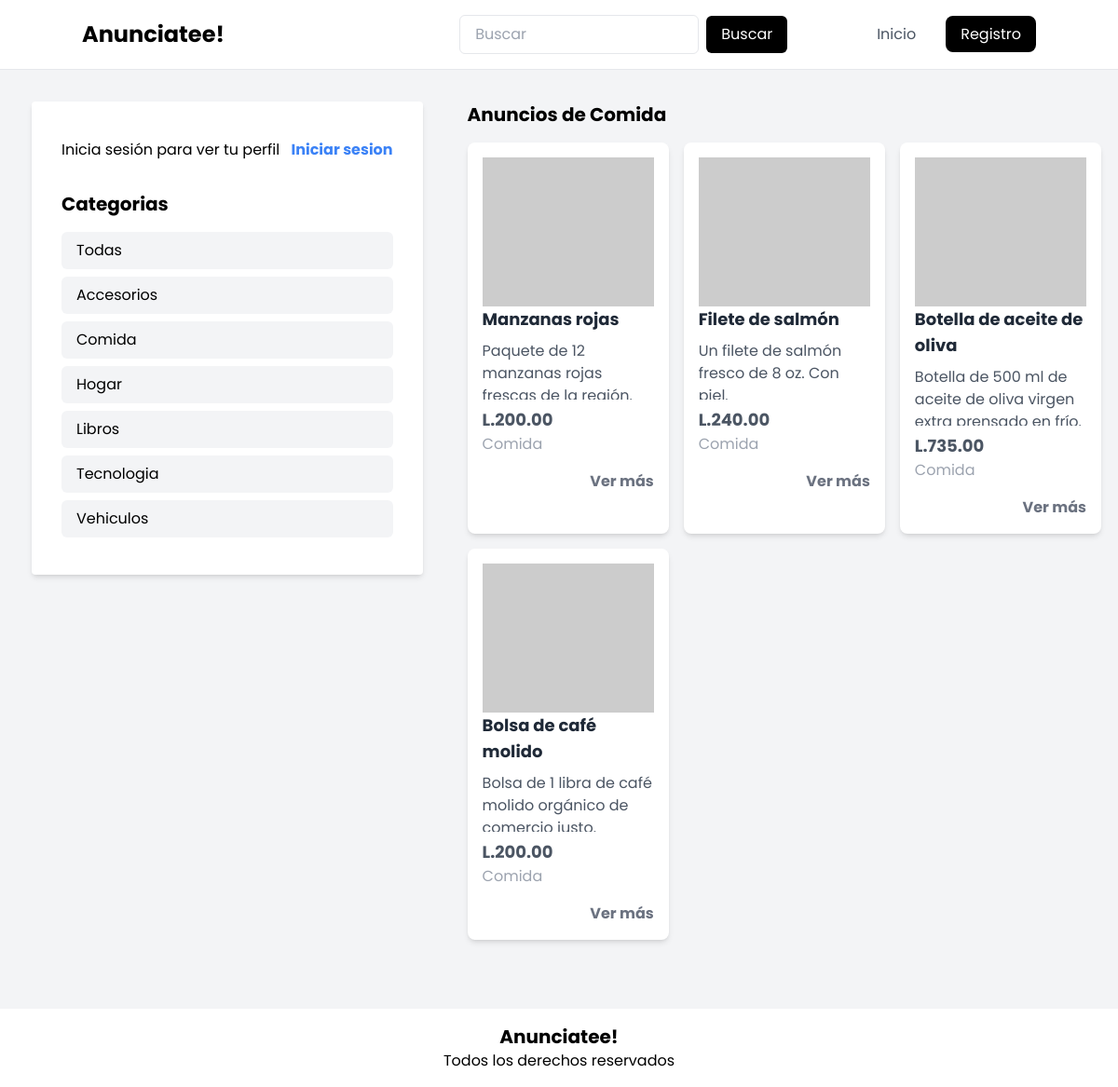
Page /index.php?category=Comida on the committed database.
### tables this page shows
CREATE TABLE `categories` (
  `id` int(11) NOT NULL,
  `name` varchar(20) NOT NULL
);

CREATE TABLE `advertisement` (
  `id` int(11) NOT NULL,
  `title` varchar(255) NOT NULL,
  `description` text NOT NULL,
  `price` decimal(10,2) NOT NULL,
  `user_id` int(11) NOT NULL,
  `category_id` int(11) NOT NULL
);

### config/database.php (called while the page is built)
<?php
class Database
{
    private $host = 'localhost';
    private $user = 'root';
    private $password = '';
    private $database = 'ddigital';
    public $connection;
    public function __construct()
    {
        try {
            $this->connection = new PDO("mysql:host=$this->host;dbname=$this->database", $this->user, $this->password);
            $this->connection->setAttribute(PDO::ATTR_ERRMODE, PDO::ERRMODE_EXCEPTION);
        } catch (PDOException $e) {
            echo "Connection failed: " . $e->getMessage();
        }
    }
    public function getConnection()
    {
        return $this->connection;
    }
}

### models/Category.php (called while the page is built)
<?php
include_once './config/database.php';
class Category{
    private $connection;
    public function __construct($db){
        $this->connection = $db;
    }
    public function getAllCategories(){
        try{
            $query = "SELECT * FROM categories";
            $stmt = $this->connection->prepare($query);
            $stmt->execute();
            $categories = $stmt->fetchAll(PDO::FETCH_ASSOC);
            return $categories;
        }catch(PDOException $e){
            echo "Error: " . $e->getMessage();
        }
    }
   public function getCategoryIdByName($name){
        try{
            $query = "SELECT id FROM categories WHERE name = :name";
            $stmt = $this->connection->prepare($query);
            $stmt->bindParam(':name', $name);
            $stmt->execute();
            $category = $stmt->fetch(PDO::FETCH_ASSOC);
            return $category['id'];
        }catch(PDOException $e){
            echo "Error: " . $e->getMessage();
        }
   }
    public function getCategoryNameById($id){
        try{
            $query = "SELECT name FROM categories WHERE id = :id";
            $stmt = $this->connection->prepare($query);
            $stmt->bindParam(':id', $id);
            $stmt->execute();
            $category = $stmt->fetch(PDO::FETCH_ASSOC);
            return $category['name'];
        }catch(PDOException $e){
            echo "Error: " . $e->getMessage();
        }
    }
}

### models/Advertisement.php (called while the page is built, shortened)
<?php
class Advertisement {
    private $connection;
    public function __construct($db) {
        $this->connection = $db;
    }
    public function getAdvertisementsByCategory($categoryId){
        try{
            $query = "SELECT * FROM advertisement WHERE category_id = :category_id";
            $stmt = $this->connection->prepare($query);
            $stmt->bindParam(':category_id', $categoryId);
            $stmt->execute();
            $advertisements = $stmt->fetchAll(PDO::FETCH_ASSOC);
            return $advertisements;
        }catch(PDOException $e){
            echo "Error: " . $e->getMessage();
        }
    }
}

### components/card.php (the view)
<?php
include_once './config/database.php';
include_once './models/Category.php';
function renderCard($anuncio)
{
    try {
        $db = new Database();
        $category = new Category($db->getConnection());
        $category_name = $category->getCategoryNameById($anuncio['category_id']);
        echo ' <div class="p-4 bg-white rounded-lg overflow-hidden shadow-md">
    <img class="h-40 w-full object-cover" src="https://picsum.photos/200/300?random='.$anuncio['id'].'" alt="Imagen del anuncio">
    <h2 class="text-gray-800 text-lg font-bold mb-2">' . $anuncio['title'] . '</h2>
    <p class="text-gray-600 text-base mb-2 overflow-hidden h-16" id="description">' . $anuncio['description'] . '</p>
    <span class="text-gray-600 font-bold text-lg mb-4">L.' . $anuncio['price'] . '</span>
    <p class="text-gray-400 text-base mb-4">' . $category_name . '</p>
    <div class="flex justify-end">
        <a href="anuncio.php?id='.$anuncio['id'].'" class="text-gray-500 font-bold hover:text-gray-700">Ver más</a>
    </div>
    </div>';
    } catch (PDOException $e) {
        echo "Error: " . $e->getMessage();
    }
}

### components/categories.php
<h4 class="text-xl font-bold text-black mb-4">Categorias</h4>
<a href="./controllers/category_controller.php?category=all" class="bg-gray-100 hover:bg-gray-200 mb-2 px-4 py-2 rounded-md">Todas</a>
<?php
include_once './config/database.php';
include_once './models/Category.php';
try {
    $db = new Database();
    $category = new Category($db->getConnection());
    $categories = $category->getAllCategories();
    foreach ($categories as $category) {
        echo "<a href='./controllers/category_controller.php?category=" . $category['name'] .
            "' class='bg-gray-100 hover:bg-gray-200 mb-2 px-4 py-2 rounded-md'>" . $category['name'] . "</a>";
    }
} catch (PDOException $e) {
    echo "Error: " . $e->getMessage();
}
?>

### controllers/index_controller.php (shortened to what this page needs)
<?php
include_once './config/database.php';
include_once './models/Advertisement.php';
include_once './models/Category.php';
include_once './components/card.php';
function renderAdvertisements(){
    try{
        $db = new Database();
        $advertisement = new Advertisement($db->getConnection());
        $category = new Category($db->getConnection());
        if(isset($_GET['category']) and $_GET['category'] != 'all'){
            $category_id = $category->getCategoryIdByName($_GET['category']);
            $advertisements = $advertisement->getAdvertisementsByCategory($category_id);
            foreach($advertisements as $anuncio){
                renderCard($anuncio);
            }
        }else if((!isset($_GET['category']) or $_GET['category'] == 'all') and (!isset($_GET['search']) or $_GET['search'] == '')){
            $advertisements = $advertisement->getLastAdvertisements();
            foreach($advertisements as $anuncio){
                renderCard($anuncio);
            }
        }
    }catch(PDOException $e){
        echo "Error: " . $e->getMessage();
    }
}

### assets/css/style.css (style rules this page uses)
* { margin: 0; padding: 0; box-sizing: border-box; font-family: 'Poppins', sans-serif; }

### rows in the picture
categories: name "Accesorios"
categories: name "Comida"
categories: name "Hogar"
categories: name "Libros"
categories: name "Tecnologia"
categories: name "Vehiculos"
advertisement: title "Manzanas rojas", description "Paquete de 12 manzanas rojas…", price "200.00", category.name "Comida"
advertisement: title "Filete de salmón", description "Un filete de salmón fresco de 8 oz. Con…", price "240.00", category.name "Comida"
advertisement: title "Botella de aceite de oliva", description "Botella de 500 ml de aceite de oliva virgen…", price "735.00", category.name "Comida"
advertisement: title "Bolsa de café molido", description "Bolsa de 1 libra de café molido orgánico de…", price "200.00", category.name "Comida"

### other values in the picture
$_GET['category'] "Comida"
